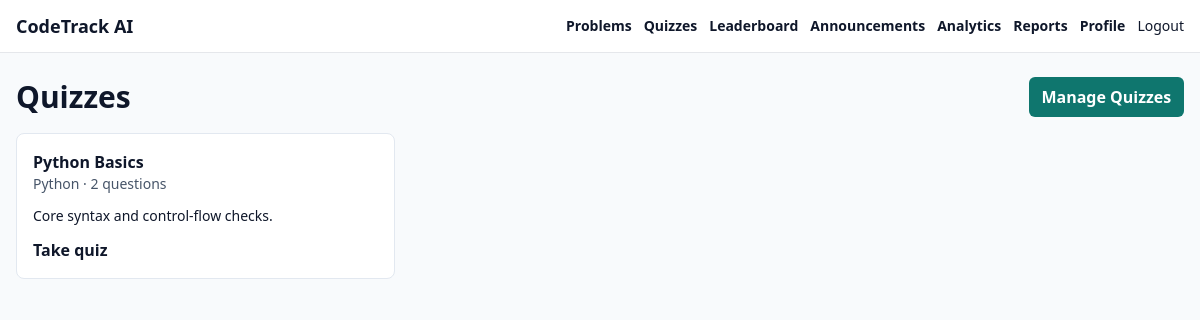
The app's page /quizzes/ (signed in) with its own data.
### quizzes/models.py (models this page shows, shortened)
class Quiz(models.Model):
    title = models.CharField(max_length=180)
    description = models.TextField(blank=True)
    topic = models.CharField(max_length=80)
    is_active = models.BooleanField(default=True)
    created_by = models.ForeignKey(settings.AUTH_USER_MODEL, on_delete=models.SET_NULL, null=True, blank=True)
    created_at = models.DateTimeField(auto_now_add=True)
    class Meta:
        ordering = ["topic", "title"]

### quizzes/views.py (the view)
# urls.py: path("", views.quiz_list, name="quiz_list"),
@login_required
def quiz_list(request):
    quizzes = Quiz.objects.filter(is_active=True).prefetch_related("questions")
    return render(request, "quizzes/quiz_list.html", {"quizzes": quizzes})

### accounts/models.py (called while the page is built)
    @property
    def is_instructor_like(self):
        return self.role in {self.Role.INSTRUCTOR, self.Role.ADMIN} or self.user.is_staff

### templates/quizzes/quiz_list.html
{% extends "base.html" %}
{% block content %}
<div class="mb-4 flex items-center justify-between">
  <h1 class="text-3xl font-bold">Quizzes</h1>
  {% if user.profile.is_instructor_like %}<a class="btn" href="{% url 'quiz_manage' %}">Manage Quizzes</a>{% endif %}
</div>
<section class="grid gap-4 md:grid-cols-2 lg:grid-cols-3">
  {% for quiz in quizzes %}
    <article class="card">
      <h2 class="font-semibold">{{ quiz.title }}</h2>
      <p class="text-sm text-slate-600">{{ quiz.topic }} · {{ quiz.questions.count }} questions</p>
      <p class="my-3 text-sm">{{ quiz.description }}</p>
      <a href="{% url 'quiz_take' quiz.pk %}">Take quiz</a>
    </article>
  {% empty %}<p>No active quizzes yet.</p>{% endfor %}
</section>
{% endblock %}

### static/css/app.css (style rules this page uses)
.btn, button[type="submit"] { background: #0f766e; color: white; border-radius: 0.375rem; padding: 0.5rem 0.8rem; font-weight: 600; }
.card { background: white; border: 1px solid #e2e8f0; border-radius: 0.5rem; padding: 1rem; }
a { color: #0f766e; font-weight: 600; }

### records on screen
Quiz: title "Python Basics", topic "Python", questions.count "2", description "Core syntax and control-flow checks."
